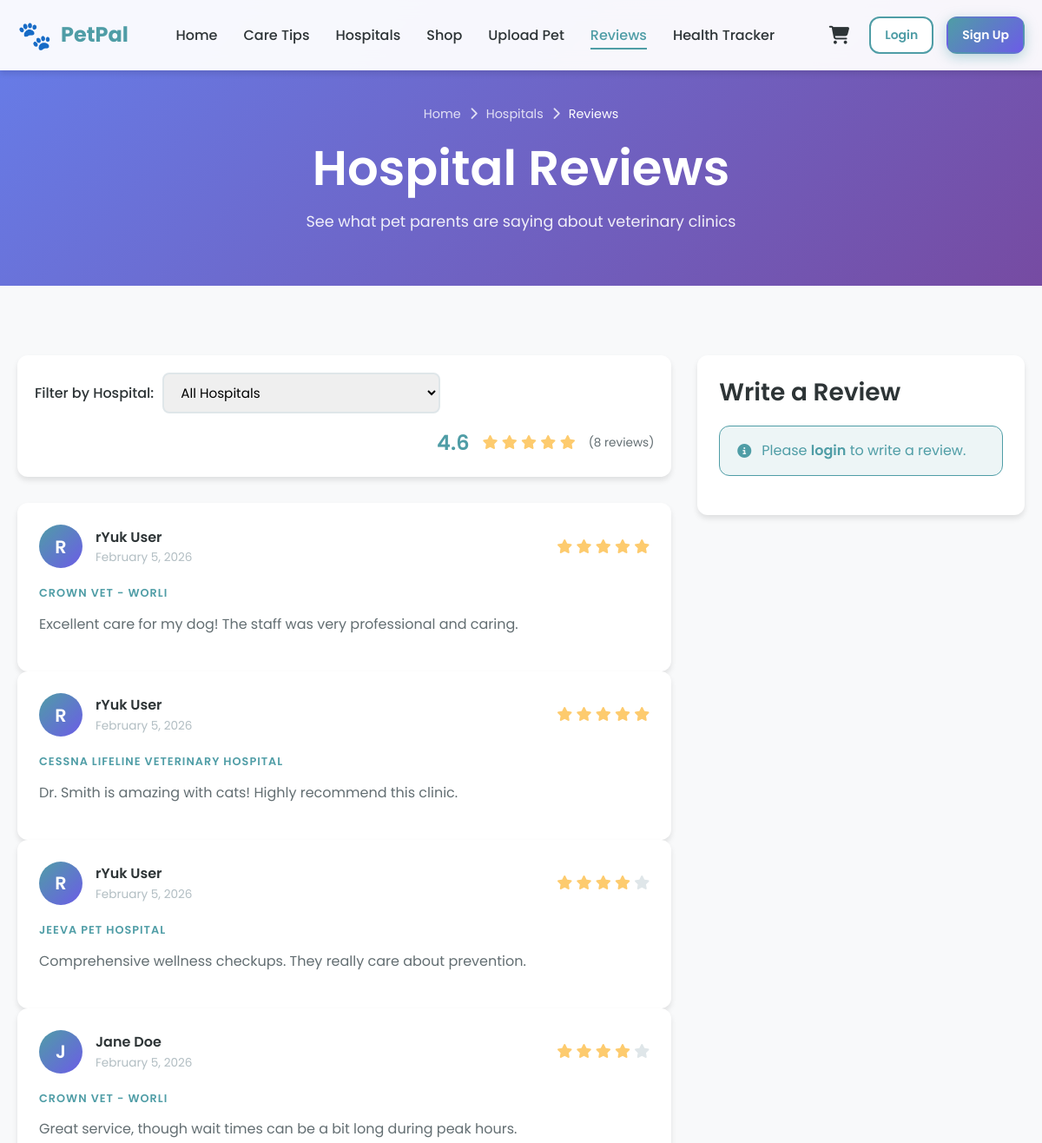
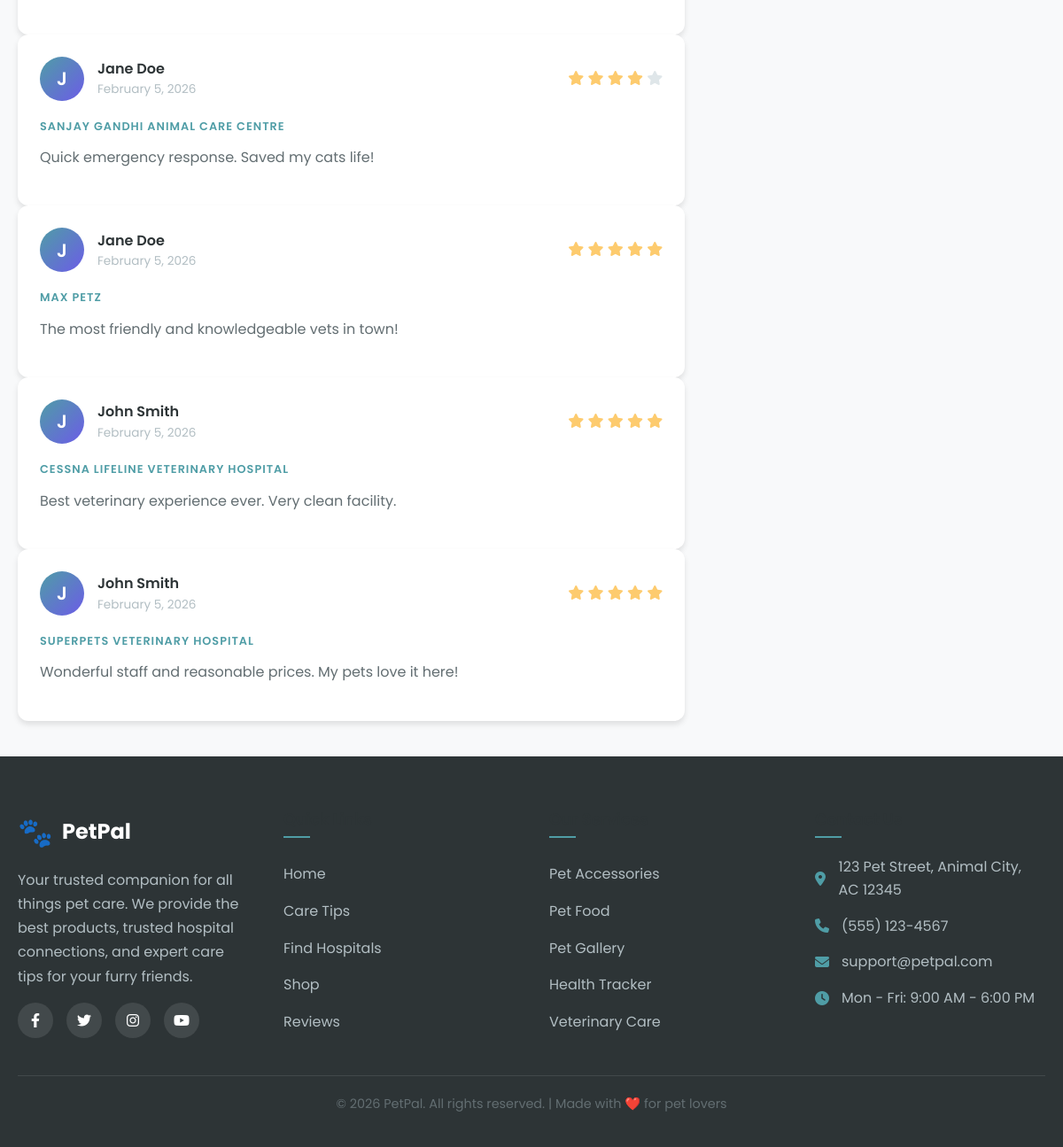
The app's page /pages/reviews.php with its own data (2 pictures, top to bottom).
### tables this page shows
CREATE TABLE reviews (
    id INT AUTO_INCREMENT PRIMARY KEY,
    user_id INT NOT NULL,
    hospital_id INT NOT NULL,
    rating INT NOT NULL CHECK (rating >= 1 AND rating <= 5),
    comment TEXT,
    created_at TIMESTAMP DEFAULT CURRENT_TIMESTAMP,
    FOREIGN KEY (user_id) REFERENCES users(id) ON DELETE CASCADE,
    FOREIGN KEY (hospital_id) REFERENCES hospitals(id) ON DELETE CASCADE
);

CREATE TABLE users (
    id INT AUTO_INCREMENT PRIMARY KEY,
    username VARCHAR(50) NOT NULL UNIQUE,
    email VARCHAR(100) NOT NULL UNIQUE,
    password VARCHAR(255) NOT NULL,
    full_name VARCHAR(100),
    created_at TIMESTAMP DEFAULT CURRENT_TIMESTAMP
);

CREATE TABLE hospitals (
    id INT AUTO_INCREMENT PRIMARY KEY,
    name VARCHAR(150) NOT NULL,
    address TEXT NOT NULL,
    phone VARCHAR(20),
    email VARCHAR(100),
    image_url VARCHAR(255),
    latitude DECIMAL(10,8),
    longitude DECIMAL(11,8),
    created_at TIMESTAMP DEFAULT CURRENT_TIMESTAMP
);

### config/config.php (called while the page is built, shortened)
<?php
function isLoggedIn()
{
    return isset($_SESSION['user_id']) && !empty($_SESSION['user_id']);
}
function h($string)
{
    return htmlspecialchars($string ?? '', ENT_QUOTES, 'UTF-8');
}

### pages/reviews.php (the view, shortened to what this page needs)
<?php
require_once '../config/config.php';
$conn = getDBConnection();
$reviewQuery = "
    SELECT reviews.*, users.username, users.full_name, hospitals.name as hospital_name
    FROM reviews
    JOIN users ON reviews.user_id = users.id
    JOIN hospitals ON reviews.hospital_id = hospitals.id
";
$params = [];
$reviewQuery .= " ORDER BY reviews.created_at DESC";
$reviewsStmt = $conn->prepare($reviewQuery);
$reviewsStmt->execute($params);
$reviews = $reviewsStmt->fetchAll();
$avgRating = 0;
$totalRatings = count($reviews);
if ($totalRatings > 0) {
    $avgRating = array_sum(array_column($reviews, 'rating')) / $totalRatings;
}
?>
<!DOCTYPE html>
<html lang="en">
<head>
    <?php include '../includes/head.php'; ?>
</head>
<body>
    <?php include '../includes/navbar.php'; ?>
    <header class="page-header">
        <div class="container">
            <div class="breadcrumb">
                <a href="<?php echo SITE_URL; ?>">Home</a>
                <i class="fas fa-chevron-right"></i>
                <a href="<?php echo SITE_URL; ?>/pages/hospitals.php">Hospitals</a>
                <i class="fas fa-chevron-right"></i>
                <span>Reviews</span>
            </div>
            <h1>Hospital Reviews</h1>
            <p>See what pet parents are saying about veterinary clinics</p>
        </div>
    </header>
    <main class="main-content">
        <div class="container">
            <div style="display: grid; grid-template-columns: 2fr 1fr; gap: 30px; align-items: start;">
                <div>
                    <div class="shop-filters" style="margin-bottom: 30px;">
                        <div class="filter-group">
                            <label class="filter-label">Filter by Hospital:</label>
                            <select class="filter-select" id="hospitalFilter" onchange="filterHospital()">
                                <option value="">All Hospitals</option>
                            </select>
                        </div>
                        <?php if ($totalRatings > 0): ?>
                            <div class="filter-group" style="margin-left: auto;">
                                <span style="font-size: 1.5rem; font-weight: 600; color: var(--primary);">
                                    <?php echo number_format($avgRating, 1); ?>
                                </span>
                                <div class="stars" style="margin-left: 5px;">
                                    <?php for ($i = 1; $i <= 5; $i++): ?>
                                        <i class="fas fa-star" style="color: <?php echo $i <= round($avgRating) ? '#FDCB6E' : '#DFE6E9'; ?>"></i>
                                    <?php endfor; ?>
                                </div>
                                <span class="rating-count" style="margin-left: 5px;">
                                    (<?php echo $totalRatings; ?> reviews)
                                </span>
                            </div>
                        <?php endif; ?>
                    </div>
                    <?php if (empty($reviews)): ?>
                        <div class="empty-state">
                            <div class="empty-icon">📝</div>
                            <h3>No Reviews Yet</h3>
                            <p>Be the first to leave a review!</p>
                        </div>
                    <?php else: ?>
                        <div id="reviewsList">
                            <?php foreach ($reviews as $review): ?>
                                <div class="review-card" data-hospital="<?php echo $review['hospital_id']; ?>">
                                    <div class="review-header">
                                        <div class="review-avatar">
                                            <?php echo strtoupper(substr($review['username'], 0, 1)); ?>
                                        </div>
                                        <div class="review-user">
                                            <div class="review-name"><?php echo h($review['full_name']); ?></div>
                                            <div class="review-date">
                                                <?php echo date('F j, Y', strtotime($review['created_at'])); ?>
                                            </div>
                                        </div>
                                        <div class="review-rating">
                                            <?php for ($i = 1; $i <= 5; $i++): ?>
                                                <i class="fas fa-star" style="color: <?php echo $i <= $review['rating'] ? '#FDCB6E' : '#DFE6E9'; ?>"></i>
                                            <?php endfor; ?>
                                        </div>
                                    </div>
                                    <div style="margin-bottom: 10px;">
                                        <span class="product-category"><?php echo h($review['hospital_name']); ?></span>
                                    </div>
                                    <p class="review-content"><?php echo nl2br(h($review['comment'])); ?></p>
                                </div>
                            <?php endforeach; ?>
                        </div>
                    <?php endif; ?>
                </div>
                <div>
                    <div class="card" style="padding: 25px; position: sticky; top: 100px;">
                        <h3 style="margin-bottom: 20px;">Write a Review</h3>
                        <?php if (!isLoggedIn()): ?>
                            <div class="alert alert-info">
                                <i class="fas fa-info-circle"></i>
                                <span>Please <a href="<?php echo SITE_URL; ?>/pages/login.php" style="font-weight: 600;">login</a> to write a review.</span>
                            </div>
                        <?php endif; ?>
                    </div>
                </div>
            </div>
        </div>
    </main>
    <?php include '../includes/footer.php'; ?>
</body>
</html>

### assets/css/style.css (style rules this page uses)
:root { --primary: #4F9DA6; --primary-dark: #3D7A82; --primary-light: #7FBFC7; --secondary: #FF8C42; --secondary-dark: #E57A35; --secondary-light: #FFA76C; --accent: #6C5CE7; --accent-light: #A29BFE; --dark: #2D3436; --gray-dark: #636E72; --gray: #B2BEC3; --gray-light: #DFE6E9; --light: #F8F9FA; --white: #FFFFFF; --success: #00B894; --warning: #FDCB6E; --danger: #E74C3C; --gradient-primary: linear-gradient(135deg, #4F9DA6 0%, #6C5CE7 100%); --gradient-secondary: linear-gradient(135deg, #FF8C42 0%, #E74C3C 100%); --gradient-hero: linear-gradient(135deg, #667eea 0%, #764ba2 100%); --shadow-sm: 0 2px 4px rgba(0, 0, 0, 0.05); --shadow: 0 4px 6px rgba(0, 0, 0, 0.1); --shadow-lg: 0 10px 25px rgba(0, 0, 0, 0.15); --shadow-xl: 0 20px 40px rgba(0, 0, 0, 0.2); --radius-sm: 8px; --radius: 12px; --radius-lg: 20px; --radius-xl: 30px; --transition: all 0.3s ease; --transition-fast: all 0.15s ease; --font-primary: 'Poppins', sans-serif; }
*, *::before, *::after { margin: 0; padding: 0; box-sizing: border-box; }
html { scroll-behavior: smooth; font-size: 16px; }
body { font-family: var(--font-primary); background-color: var(--light); color: var(--dark); line-height: 1.6; min-height: 100vh; display: flex; flex-direction: column; overflow-x: hidden; }
a { text-decoration: none; color: inherit; transition: var(--transition); }
input, textarea, select { font-family: inherit; outline: none; }
h1, h2, h3, h4, h5, h6 { font-weight: 600; line-height: 1.3; color: var(--dark); }
h1 { font-size: clamp(2rem, 5vw, 3.5rem); }
h3 { font-size: clamp(1.25rem, 3vw, 1.75rem); }
p { margin-bottom: 1rem; color: var(--gray-dark); }
.container { width: 100%; max-width: 1200px; margin: 0 auto; padding: 0 20px; }
.main-content { flex: 1; padding: 40px 0; }
.card { background: var(--white); border-radius: var(--radius); box-shadow: var(--shadow); overflow: hidden; transition: var(--transition); }
.product-category { font-size: 0.8rem; color: var(--primary); text-transform: uppercase; font-weight: 600; letter-spacing: 1px; margin-bottom: 8px; }
.stars { color: var(--warning); font-size: 1rem; }
.rating-count { font-size: 0.85rem; color: var(--gray-dark); }
.review-card { background: var(--white); border-radius: var(--radius); padding: 25px; box-shadow: var(--shadow); transition: var(--transition); }
.review-header { display: flex; align-items: center; gap: 15px; margin-bottom: 15px; }
.review-avatar { width: 50px; height: 50px; border-radius: 50%; background: var(--gradient-primary); display: flex; align-items: center; justify-content: center; color: var(--white); font-size: 1.3rem; font-weight: 600; }
.review-user { flex: 1; }
.review-name { font-weight: 600; color: var(--dark); }
.review-date { font-size: 0.85rem; color: var(--gray); }
.review-rating { color: var(--warning); }
.review-content { color: var(--gray-dark); line-height: 1.7; }
.shop-filters { background: var(--white); border-radius: var(--radius); padding: 20px; box-shadow: var(--shadow); margin-bottom: 30px; display: flex; flex-wrap: wrap; gap: 15px; align-items: center; }
.filter-group { display: flex; align-items: center; gap: 10px; }
.filter-label { font-weight: 500; color: var(--dark); }
.filter-select { padding: 10px 15px; border: 2px solid var(--gray-light); border-radius: var(--radius-sm); font-size: 0.95rem; cursor: pointer; transition: var(--transition); }
.alert { padding: 15px 20px; border-radius: var(--radius); margin-bottom: 20px; display: flex; align-items: center; gap: 12px; }
.alert-info { background: rgba(79, 157, 166, 0.1); border: 1px solid var(--primary); color: var(--primary); }
.page-header { background: var(--gradient-hero); padding: 120px 0 60px; text-align: center; color: var(--white); margin-bottom: 40px; }
.page-header h1 { color: var(--white); margin-bottom: 10px; }
.page-header p { color: rgba(255, 255, 255, 0.9); font-size: 1.1rem; max-width: 600px; margin: 0 auto; }
.breadcrumb { display: flex; align-items: center; gap: 10px; color: rgba(255, 255, 255, 0.8); font-size: 0.9rem; margin-bottom: 15px; justify-content: center; }
.breadcrumb a { color: rgba(255, 255, 255, 0.8); }
.breadcrumb span { color: var(--white); }

### records on screen
reviews: user.username "R", user.full_name "rYuk User", created_at "February 5, 2026", rating 5 (drawn), hospital.name "CROWN VET - WORLI", comment "Excellent care for my dog! The staff was very professional and caring."
reviews: user.username "R", user.full_name "rYuk User", created_at "February 5, 2026", rating 5 (drawn), hospital.name "CESSNA LIFELINE VETERINARY HOSPITAL", comment "Dr. Smith is amazing with cats! Highly recommend this clinic."
reviews: user.username "R", user.full_name "rYuk User", created_at "February 5, 2026", rating 4 (drawn), hospital.name "JEEVA PET HOSPITAL", comment "Comprehensive wellness checkups. They really care about prevention."
reviews: user.username "J", user.full_name "Jane Doe", created_at "February 5, 2026", rating 4 (drawn), hospital.name "CROWN VET - WORLI", comment "Great service, though wait times can be a bit long during peak hours."
reviews: user.username "J", user.full_name "Jane Doe", created_at "February 5, 2026", rating 4 (drawn), hospital.name "SANJAY GANDHI ANIMAL CARE CENTRE", comment "Quick emergency response. Saved my cats life!"
reviews: user.username "J", user.full_name "Jane Doe", created_at "February 5, 2026", rating 5 (drawn), hospital.name "MAX PETZ", comment "The most friendly and knowledgeable vets in town!"
reviews: user.username "J", user.full_name "John Smith", created_at "February 5, 2026", rating 5 (drawn), hospital.name "CESSNA LIFELINE VETERINARY HOSPITAL", comment "Best veterinary experience ever. Very clean facility."
reviews: user.username "J", user.full_name "John Smith", created_at "February 5, 2026", rating 5 (drawn), hospital.name "SUPERPETS VETERINARY HOSPITAL", comment "Wonderful staff and reasonable prices. My pets love it here!"

### other values on screen
SITE_NAME "PetPal"
$avgRating "4.6"
$totalRatings "8"
